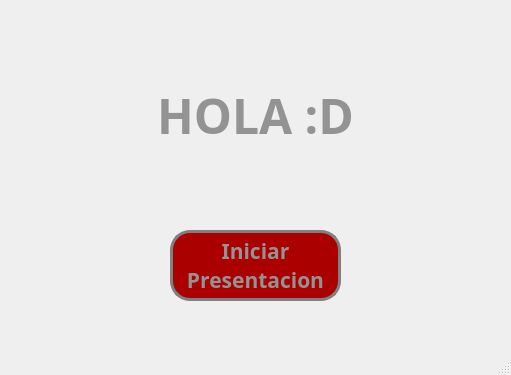
<?xml version="1.0" encoding="UTF-8"?>
<ui version="4.0">
 <class>MainWindow</class>
 <widget class="QMainWindow" name="MainWindow">
  <property name="geometry">
   <rect>
    <x>0</x>
    <y>0</y>
    <width>511</width>
    <height>375</height>
   </rect>
  </property>
  <property name="windowTitle">
   <string>MainWindow</string>
  </property>
  <property name="styleSheet">
   <string notr="true"/>
  </property>
  <widget class="QWidget" name="centralwidget">
   <widget class="QPushButton" name="btn_saludar">
    <property name="enabled">
     <bool>true</bool>
    </property>
    <property name="geometry">
     <rect>
      <x>170</x>
      <y>230</y>
      <width>171</width>
      <height>71</height>
     </rect>
    </property>
    <property name="font">
     <font>
      <family>Arial Black</family>
      <pointsize>16</pointsize>
      <weight>75</weight>
      <bold>true</bold>
     </font>
    </property>
    <property name="styleSheet">
     <string notr="true">background-color: rgb(170, 0, 0);
color: rgb(147, 147, 147);
border-radius: 20px;
border: 3px solid grey;</string>
    </property>
    <property name="text">
     <string>Iniciar
Presentacion</string>
    </property>
   </widget>
   <widget class="QLabel" name="label">
    <property name="geometry">
     <rect>
      <x>140</x>
      <y>70</y>
      <width>231</width>
      <height>91</height>
     </rect>
    </property>
    <property name="font">
     <font>
      <family>Arial Black</family>
      <pointsize>12</pointsize>
      <weight>75</weight>
      <bold>true</bold>
     </font>
    </property>
    <property name="styleSheet">
     <string notr="true">color: rgb(147, 147, 147);</string>
    </property>
    <property name="text">
     <string>&lt;html&gt;&lt;head/&gt;&lt;body&gt;&lt;p align=&quot;center&quot;&gt;&lt;span style=&quot; font-size:36pt;&quot;&gt;HOLA :D&lt;/span&gt;&lt;/p&gt;&lt;/body&gt;&lt;/html&gt;</string>
    </property>
   </widget>
   <widget class="QLabel" name="label_2">
    <property name="geometry">
     <rect>
      <x>0</x>
      <y>-20</y>
      <width>511</width>
      <height>371</height>
     </rect>
    </property>
    <property name="text">
     <string/>
    </property>
    <property name="pixmap">
     <pixmap>imagenes/wallhaven-3z9893_1920x1080.png</pixmap>
    </property>
    <property name="scaledContents">
     <bool>true</bool>
    </property>
   </widget>
   <widget class="QLabel" name="label_3">
    <property name="geometry">
     <rect>
      <x>380</x>
      <y>250</y>
      <width>161</width>
      <height>111</height>
     </rect>
    </property>
    <property name="text">
     <string/>
    </property>
    <property name="pixmap">
     <pixmap>../PIP_Equipo4_Unidad1_Clase/imagenes/Equipo4.png</pixmap>
    </property>
    <property name="scaledContents">
     <bool>true</bool>
    </property>
   </widget>
   <widget class="QLabel" name="label_4">
    <property name="geometry">
     <rect>
      <x>0</x>
      <y>10</y>
      <width>511</width>
      <height>71</height>
     </rect>
    </property>
    <property name="styleSheet">
     <string notr="true"/>
    </property>
    <property name="text">
     <string/>
    </property>
    <property name="pixmap">
     <pixmap resource="../PIP_Equipo4_Unidad1_Clase/recursos_proyectos.qrc">:/imgUAT/imagenes/fians.png</pixmap>
    </property>
    <property name="scaledContents">
     <bool>false</bool>
    </property>
   </widget>
   <zorder>label_2</zorder>
   <zorder>btn_saludar</zorder>
   <zorder>label</zorder>
   <zorder>label_3</zorder>
   <zorder>label_4</zorder>
  </widget>
  <widget class="QMenuBar" name="menubar">
   <property name="geometry">
    <rect>
     <x>0</x>
     <y>0</y>
     <width>511</width>
     <height>26</height>
    </rect>
   </property>
  </widget>
  <widget class="QStatusBar" name="statusbar"/>
 </widget>
 <resources>
  <include location="../PIP_Equipo4_Unidad1_Clase/recursos_proyectos.qrc"/>
  <include location="../PIP_Equipo4_Unidad1_Clase/recursos_proyectos.qrc"/>
  <include location="recursos_proyectos.qrc"/>
 </resources>
 <connections/>
</ui>
